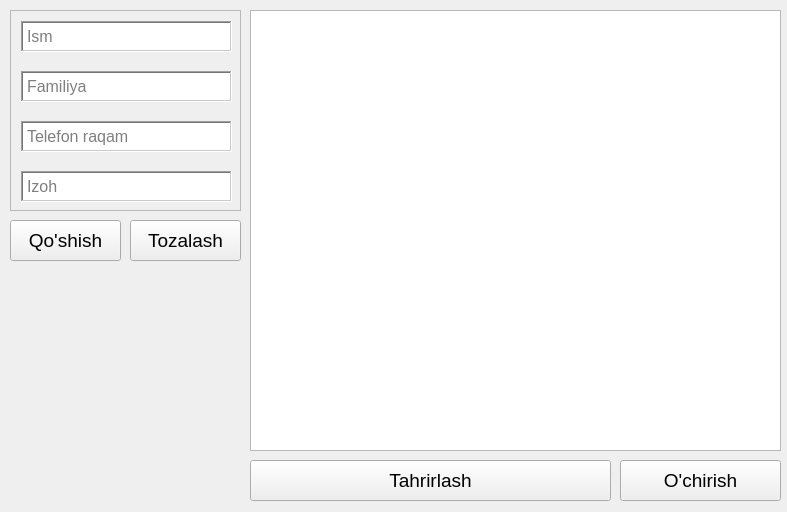
<?xml version="1.0" encoding="UTF-8"?>
<ui version="4.0">
 <class>MainWindow</class>
 <widget class="QMainWindow" name="MainWindow">
  <property name="geometry">
   <rect>
    <x>0</x>
    <y>0</y>
    <width>787</width>
    <height>512</height>
   </rect>
  </property>
  <property name="windowTitle">
   <string>Mijoz</string>
  </property>
  <widget class="QWidget" name="centralwidget">
   <widget class="QPushButton" name="pushButton_4">
    <property name="geometry">
     <rect>
      <x>250</x>
      <y>460</y>
      <width>361</width>
      <height>41</height>
     </rect>
    </property>
    <property name="font">
     <font>
      <pointsize>14</pointsize>
     </font>
    </property>
    <property name="text">
     <string>Tahrirlash</string>
    </property>
    <property name="icon">
     <iconset>
      <normaloff>pencil.png</normaloff>pencil.png</iconset>
    </property>
    <property name="iconSize">
     <size>
      <width>24</width>
      <height>24</height>
     </size>
    </property>
   </widget>
   <widget class="QTableWidget" name="tableWidget">
    <property name="geometry">
     <rect>
      <x>250</x>
      <y>10</y>
      <width>531</width>
      <height>441</height>
     </rect>
    </property>
   </widget>
   <widget class="QScrollArea" name="scrollArea">
    <property name="geometry">
     <rect>
      <x>10</x>
      <y>10</y>
      <width>231</width>
      <height>201</height>
     </rect>
    </property>
    <property name="widgetResizable">
     <bool>true</bool>
    </property>
    <widget class="QWidget" name="scrollAreaWidgetContents">
     <property name="geometry">
      <rect>
       <x>0</x>
       <y>0</y>
       <width>229</width>
       <height>199</height>
      </rect>
     </property>
     <widget class="QTextEdit" name="textEdit_4">
      <property name="geometry">
       <rect>
        <x>10</x>
        <y>10</y>
        <width>211</width>
        <height>31</height>
       </rect>
      </property>
      <property name="font">
       <font>
        <pointsize>12</pointsize>
       </font>
      </property>
      <property name="frameShape">
       <enum>QFrame::WinPanel</enum>
      </property>
      <property name="placeholderText">
       <string>Ism</string>
      </property>
     </widget>
     <widget class="QTextEdit" name="textEdit_5">
      <property name="geometry">
       <rect>
        <x>10</x>
        <y>60</y>
        <width>211</width>
        <height>31</height>
       </rect>
      </property>
      <property name="font">
       <font>
        <pointsize>12</pointsize>
       </font>
      </property>
      <property name="frameShape">
       <enum>QFrame::WinPanel</enum>
      </property>
      <property name="placeholderText">
       <string>Familiya</string>
      </property>
     </widget>
     <widget class="QTextEdit" name="textEdit_8">
      <property name="geometry">
       <rect>
        <x>10</x>
        <y>110</y>
        <width>211</width>
        <height>31</height>
       </rect>
      </property>
      <property name="font">
       <font>
        <pointsize>12</pointsize>
       </font>
      </property>
      <property name="frameShape">
       <enum>QFrame::WinPanel</enum>
      </property>
      <property name="placeholderText">
       <string>Telefon raqam</string>
      </property>
     </widget>
     <widget class="QTextEdit" name="textEdit_9">
      <property name="geometry">
       <rect>
        <x>10</x>
        <y>160</y>
        <width>211</width>
        <height>31</height>
       </rect>
      </property>
      <property name="font">
       <font>
        <pointsize>12</pointsize>
       </font>
      </property>
      <property name="frameShape">
       <enum>QFrame::WinPanel</enum>
      </property>
      <property name="placeholderText">
       <string>Izoh</string>
      </property>
     </widget>
    </widget>
   </widget>
   <widget class="QPushButton" name="pushButton">
    <property name="geometry">
     <rect>
      <x>10</x>
      <y>220</y>
      <width>111</width>
      <height>41</height>
     </rect>
    </property>
    <property name="font">
     <font>
      <pointsize>14</pointsize>
     </font>
    </property>
    <property name="text">
     <string>Qo'shish</string>
    </property>
    <property name="icon">
     <iconset>
      <normaloff>account-plus.png</normaloff>account-plus.png</iconset>
    </property>
    <property name="iconSize">
     <size>
      <width>20</width>
      <height>20</height>
     </size>
    </property>
   </widget>
   <widget class="QPushButton" name="pushButton_2">
    <property name="geometry">
     <rect>
      <x>130</x>
      <y>220</y>
      <width>111</width>
      <height>41</height>
     </rect>
    </property>
    <property name="font">
     <font>
      <pointsize>14</pointsize>
     </font>
    </property>
    <property name="text">
     <string>Tozalash</string>
    </property>
    <property name="icon">
     <iconset>
      <normaloff>close-thick.png</normaloff>close-thick.png</iconset>
    </property>
    <property name="iconSize">
     <size>
      <width>24</width>
      <height>24</height>
     </size>
    </property>
   </widget>
   <widget class="QPushButton" name="pushButton_3">
    <property name="geometry">
     <rect>
      <x>620</x>
      <y>460</y>
      <width>161</width>
      <height>41</height>
     </rect>
    </property>
    <property name="font">
     <font>
      <pointsize>14</pointsize>
     </font>
    </property>
    <property name="text">
     <string>O'chirish</string>
    </property>
    <property name="icon">
     <iconset>
      <normaloff>delete.png</normaloff>delete.png</iconset>
    </property>
    <property name="iconSize">
     <size>
      <width>24</width>
      <height>24</height>
     </size>
    </property>
   </widget>
  </widget>
 </widget>
 <resources/>
 <connections/>
</ui>
